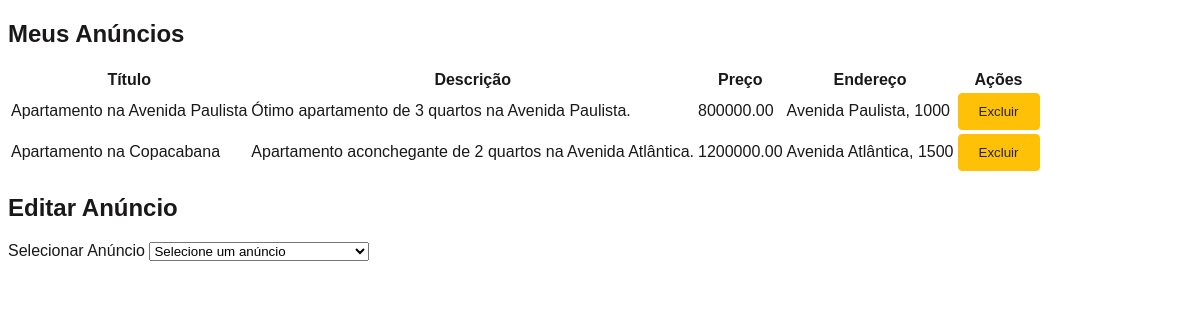
Page /imobiliaria/pages/corretor.php (signed in) on the committed database.
### tables this page shows
CREATE TABLE announcement (
    announcement_id INT AUTO_INCREMENT PRIMARY KEY,
    title VARCHAR(255) NOT NULL,
    description TEXT NOT NULL,
    price DECIMAL(10, 2) NOT NULL,
    build_id INT NOT NULL,
    user_id INT NOT NULL,
	isHighlighted BOOLEAN NOT NULL,
    FOREIGN KEY (build_id) REFERENCES build(build_id),
    FOREIGN KEY (user_id) REFERENCES user(user_id)
);

CREATE TABLE build (
    build_id INT AUTO_INCREMENT PRIMARY KEY,
    address VARCHAR(255) NOT NULL,
    city_id INT,
    state_id INT,
    photos LONGTEXT,
    info_area_total DECIMAL(10, 2) NOT NULL,
    info_parking_space INT NOT NULL,
    info_rooms INT NOT NULL,
    neighborhood VARCHAR(100) NOT NULL,
    condominium_price DECIMAL(10, 2),
    is_condominium BOOLEAN NOT NULL,
    iptu_price DECIMAL(10, 2) NOT NULL,
    FOREIGN KEY (city_id) REFERENCES city(city_id),
    FOREIGN KEY (state_id) REFERENCES state(state_id)
);

### imobiliaria/helpers/corretorCRUD.php (called while the page is built, shortened)
<?php
function getAnnouncements($con, $user_id) {
    $sql = "SELECT a.announcement_id, a.title, a.description, a.price, b.address, a.build_id
            FROM announcement a
            JOIN build b ON a.build_id = b.build_id
            WHERE a.user_id = ?";
    $stmt = $con->prepare($sql);
    $stmt->bind_param("i", $user_id);
    $stmt->execute();
    return $stmt->get_result();
}
?>

### imobiliaria/pages/corretor.php (the view, shortened to what this page needs)
<?php
require __DIR__ . '/../helpers/corretorCRUD.php';
$con = mysqli_connect("localhost", "root", "", "corretora");
$user_id = $_SESSION['user_id'];
$announcements = getAnnouncements($con, $user_id);
?>
<!DOCTYPE html>
<html lang="pt-br">
<head>
    <link rel="stylesheet" type="text/css" href="../assets/css/style.css">
</head>
<body>
    <div class="content">
        <div class="container">
            <h2>Meus Anúncios</h2>
            <table class="table">
                <thead>
                    <tr>
                        <th>Título</th>
                        <th>Descrição</th>
                        <th>Preço</th>
                        <th>Endereço</th>
                        <th>Ações</th>
                    </tr>
                </thead>
                <tbody>
                    <?php while ($row = $announcements->fetch_assoc()): ?>
                        <tr>
                            <td><?php echo htmlspecialchars($row['title']); ?></td>
                            <td><?php echo htmlspecialchars($row['description']); ?></td>
                            <td><?php echo htmlspecialchars($row['price']); ?></td>
                            <td><?php echo htmlspecialchars($row['address']); ?></td>
                            <td>
                                <form method="post" style="display:inline;">
                                    <button type="submit" name="delete" class="btn-yellow">Excluir</button>
                                </form>
                            </td>
                        </tr>
                    <?php endwhile; ?>
                </tbody>
            </table>
            <h2>Editar Anúncio</h2>
            <form method="post" enctype="multipart/form-data">
                <div class="form-group">
                    <label for="announcement_selector">Selecionar Anúncio</label>
                    <select id="announcement_selector" class="form-control">
                        <option value="">Selecione um anúncio</option>
                    </select>
                </div>
            </form>
        </div>
    </div>
</body>
</html>

### imobiliaria/assets/css/style.css (style rules this page uses)
:root { --site-color: #ffd300;--font-color: #1a1818;--padding-default: 30px }
* { box-sizing:border-box }
html,body { font-size:16px }
body { font-family:"Poppins", sans-serif;color:var(--font-color) }

### imobiliaria/pages/corretor.php (style rules this page uses)
.btn-yellow { background-color: #ffc107; color: #212529; border: 1px solid #ffc107; padding: 10px 20px; border-radius: 4px; cursor: pointer; }

### rows in the picture
announcement: title "Apartamento na Avenida Paulista", description "Ótimo apartamento de 3 quartos na Avenida Paulista.", price "800000.00", build.address "Avenida Paulista, 1000"
announcement: title "Apartamento na Copacabana", description "Apartamento aconchegante de 2 quartos na Avenida Atlântica.", price "1200000.00", build.address "Avenida Atlântica, 1500"
